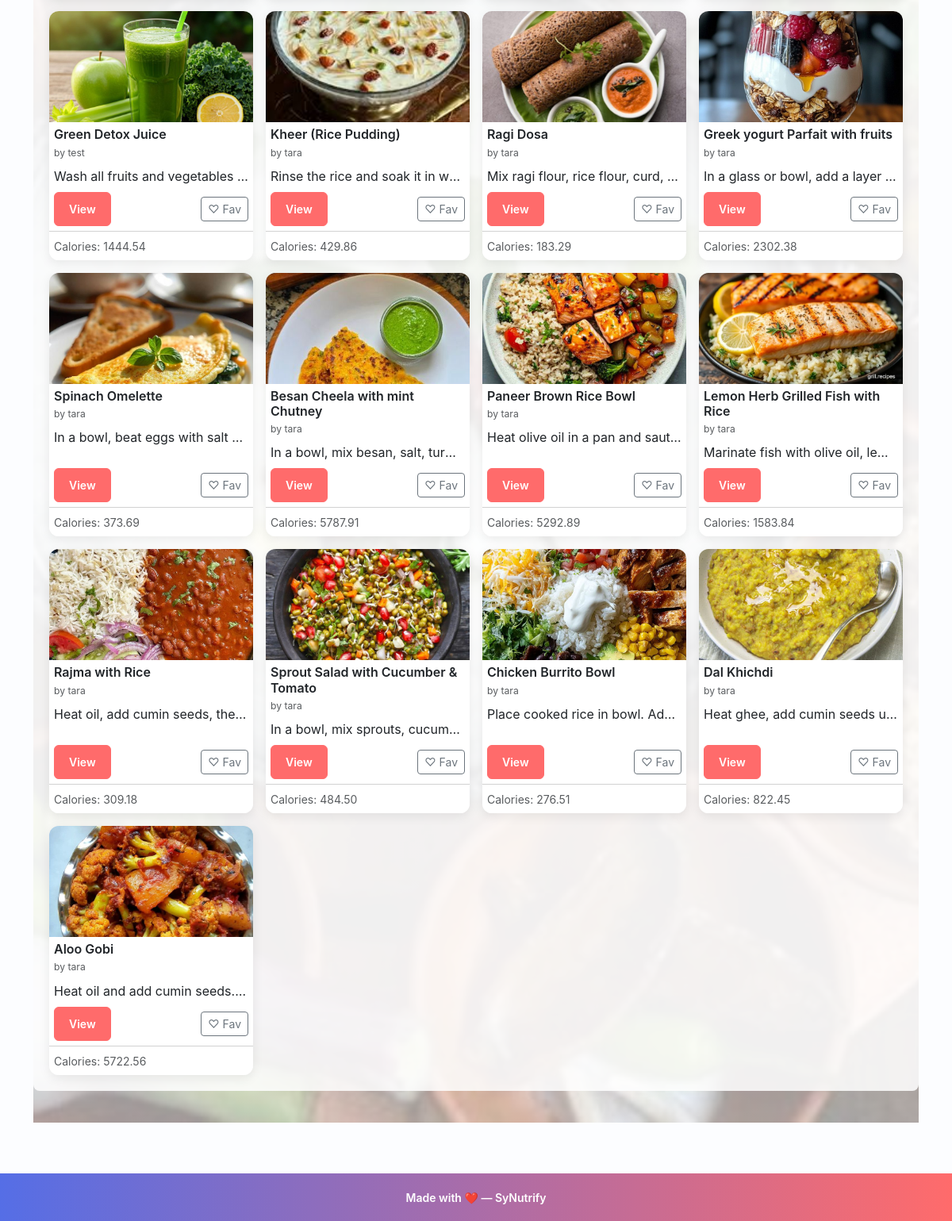
Before: /recipes (signed in, lower part) with the older database file.
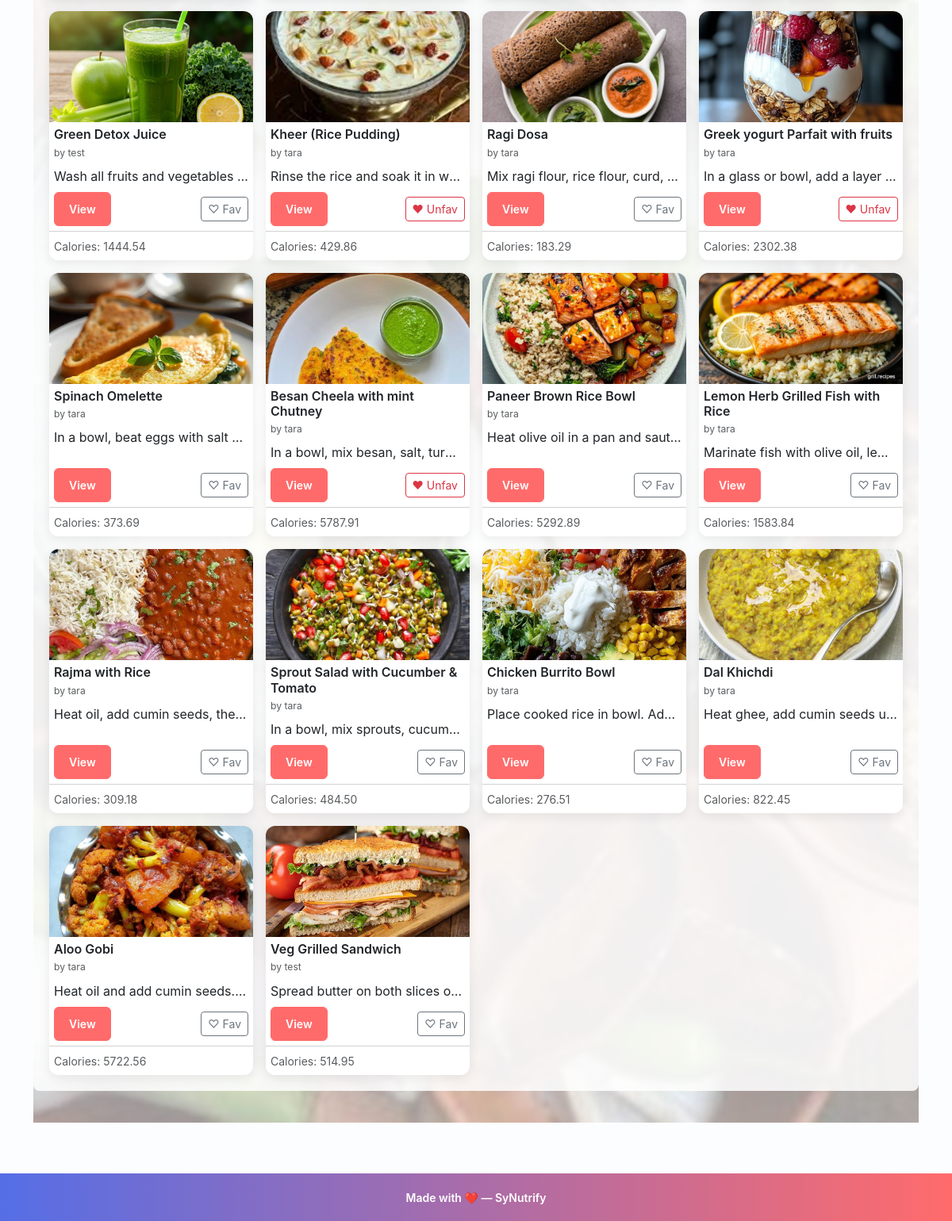
After: the same page with the newer database file.
### app.py (models this page shows, shortened)
class Recipe(db.Model):
    id = db.Column(db.Integer, primary_key=True)
    title = db.Column(db.String(150), nullable=False)
    image_url = db.Column(db.String(300))        # New: for recipe image
    ingredients = db.Column(db.Text, nullable=False)
    calories = db.Column(db.Float)
    proteins = db.Column(db.Float)
    fats = db.Column(db.Float)
    carbs = db.Column(db.Float)
    fibers = db.Column(db.Float)
    instructions = db.Column(db.Text, nullable=False)
    youtube_url = db.Column(db.String(300))
    user_id = db.Column(db.Integer, db.ForeignKey("user.id"), nullable=False)
    ratings = db.relationship("Rating", backref="recipe", lazy=True ,cascade="all, delete-orphan")
    comments = db.relationship("Comment", backref="recipe", lazy=True , cascade="all, delete-orphan")

class User(db.Model, UserMixin):
    id = db.Column(db.Integer, primary_key=True)
    username = db.Column(db.String(150), unique=True, nullable=False)
    password_hash = db.Column(db.String(128), nullable=False)
    recipes = db.relationship("Recipe", backref="user", lazy=True)
    ratings = db.relationship("Rating", backref="user", lazy=True)
    comments = db.relationship("Comment", backref="user", lazy=True)

### app.py (the view)
@app.route("/recipes")
@login_required
def recipes():
    all_recipes = Recipe.query.all()
    rating_form = RatingForm()
    comment_form = CommentForm()
    return render_template("recipes.html", recipes=all_recipes, rating_form=rating_form, comment_form=comment_form)

### app.py (called while the page is built)
@app.context_processor
def inject_csrf_token():
    return dict(csrf_token=generate_csrf)

@login_manager.user_loader
def load_user(user_id):
    return User.query.get(int(user_id))

### templates/recipes.html (shortened to what this page needs)
{% extends "base.html" %}
{% block content %}
  <div class="hero hero--recipes">
    <div class="container overlay">
      <div class="row row-cols-1 row-cols-sm-2 row-cols-md-3 row-cols-lg-4 g-3">
        {% for recipe in recipes %}
          <div class="col d-flex">
            <div class="card card-recipe h-100 w-100">
              {% if recipe.image_url %}
                <div style="height:140px; overflow:hidden; display:flex; align-items:center; justify-content:center;">
                  <img src="{{ recipe.image_url }}" class="img-fluid" alt="{{ recipe.title }}">
                </div>
              {% else %}
                <div class="bg-light d-flex align-items-center justify-content-center" style="height:140px;">No image</div>
              {% endif %}
              <div class="card-body d-flex flex-column">
                <h5 class="card-title mb-1">{{ recipe.title }}</h5>
                <p class="text-muted small mb-2">by {{ recipe.user.username if recipe.user else 'Unknown' }}</p>
                <p class="card-text text-truncate mb-2">{{ recipe.description or recipe.instructions[:120] }}</p>
                <div class="mt-auto d-flex justify-content-between align-items-center">
                  <a href="{{ url_for('recipe_detail', recipe_id=recipe.id) }}" class="btn btn-sm btn-primary">View</a>
                  {% if current_user.is_authenticated %}
                    <form action="{{ url_for('favorite_recipe', recipe_id=recipe.id) }}" method="post" class="d-inline">
                      {% if recipe.favorited_by|selectattr('user_id','equalto', current_user.id)|list %}
                        <button type="submit" class="btn btn-sm btn-outline-danger">♥ Unfav</button>
                      {% else %}
                        <button type="submit" class="btn btn-sm btn-outline-secondary">♡ Fav</button>
                      {% endif %}
                    </form>
                  {% endif %}
                </div>
              </div>
              <div class="card-footer bg-white">
                <small class="text-muted">Calories: {{ '%.2f'|format(recipe.calories or 0) }}</small>
              </div>
            </div>
          </div>
        {% endfor %}
      </div>
    </div>
  </div>
{% endblock %}

Changed rows visible on the page:
computed for Recipe "Kheer (Rice Pudding)": text "♡ Fav" → "♥ Unfav"
computed for Recipe "Greek yogurt Parfait with fruits": text "♡ Fav" → "♥ Unfav"
computed for Recipe "Besan Cheela with mint Chutney": text "♡ Fav" → "♥ Unfav"
added Recipe: image_url (picture), title "Veg Grilled Sandwich", user "test", instructions "Spread butter on both slices o…", shows "♡ Fav", calories "514.95"
